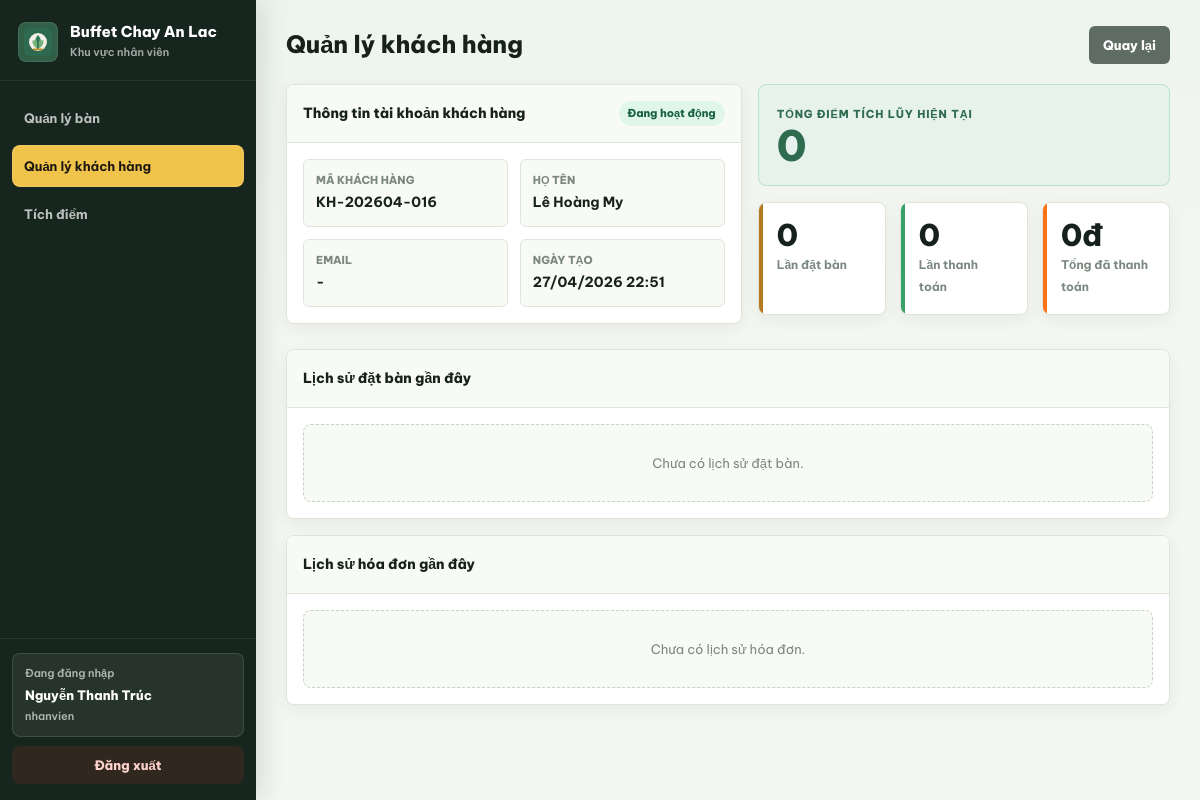
Screenshot of /buffet-chay/nhan-vien/khach-hang/chi-tiet/KH-202604-016 (signed in) with the database file from the repository.
### tables this page shows
CREATE TABLE `khach_tai_khoan` (
  `id_khach_tai_khoan` nvarchar(30) NOT NULL,
  `ten_dang_nhap` varchar(50) default NULL,
  `mat_khau` varchar(255) default NULL,
  `vai_tro` enum('khach') NOT NULL default 'khach',
  `dang_hoat_dong` tinyint(1) NOT NULL default '1',
  `ho_ten` varchar(100) NOT NULL,
  `email` varchar(100) default NULL,
  `so_dien_thoai` varchar(20) NOT NULL,
  `diem_tich_luy` int(11) NOT NULL default '0',
  `ngay_tao` timestamp NOT NULL default CURRENT_TIMESTAMP,
  PRIMARY KEY (`id_khach_tai_khoan`),
  UNIQUE KEY `uq_khach_ten_dang_nhap` (`ten_dang_nhap`),
  UNIQUE KEY `uq_khach_so_dien_thoai` (`so_dien_thoai`)
);

### app/views/nhanvien/khachhang/detail.php (the view, shortened to what the rows shown need)
<?php
$nhanVien = isset($nhanVien) ? $nhanVien : (isset($_SESSION['nguoi_dung']) ? $_SESSION['nguoi_dung'] : array());
$tenNhanVien = isset($nhanVien['ho_ten']) && $nhanVien['ho_ten'] !== ''
    ? $nhanVien['ho_ten']
    : (isset($nhanVien['ten_dang_nhap']) ? $nhanVien['ten_dang_nhap'] : 'Nhân viên');
$vaiTro = isset($nhanVien['vai_tro']) ? $nhanVien['vai_tro'] : '';
$chiTiet = isset($chiTiet) && is_array($chiTiet) ? $chiTiet : null;
$khach = $chiTiet ? $chiTiet['khach'] : null;
$thongKe = $chiTiet ? $chiTiet['thongKe'] : array();
$lichSuDatBan = $chiTiet ? $chiTiet['lichSuDatBan'] : array();
$lichSuHoaDon = $chiTiet ? $chiTiet['lichSuHoaDon'] : array();
function khct_e($value)
{
    return htmlspecialchars((string)$value, ENT_QUOTES, 'UTF-8');
}
function khct_ngay($value)
{
    $ts = strtotime($value);
    return $ts ? date('d/m/Y H:i', $ts) : khct_e($value);
}
function khct_tien($value)
{
    return number_format((int)$value, 0, ',', '.') . 'đ';
}
?>
<!DOCTYPE html>
<html lang="vi">
<head>
    <link rel="stylesheet" href="<?php echo BASE_URL; ?>/public/assets/css/nhanvien/dashboard.css?v=<?php echo filemtime(dirname(__FILE__) . '/../../../../public/assets/css/nhanvien/dashboard.css'); ?>">
</head>
<body>
    <div class="app-shell">
        <aside class="sidebar">
            <div class="sidebar-brand">
                <img class="brand-mark" src="<?php echo BASE_URL; ?>/public/assets/icons/pwa-icon.svg" alt="<?php echo khct_e(APP_NAME); ?>">
                <div>
                    <h1><?php echo APP_NAME; ?></h1>
                    <span>Khu vực nhân viên</span>
                </div>
            </div>
            <nav class="side-nav">
                <a class="side-link" href="<?php echo BASE_URL; ?>/nhan-vien/tong-quan?tab=dat-ban">
                    <span>Quản lý bàn</span>
                </a>
                <a class="side-link active" href="<?php echo BASE_URL; ?>/nhan-vien/khach-hang">
                    <span>Quản lý khách hàng</span>
                </a>
                <a class="side-link" href="<?php echo BASE_URL; ?>/nhan-vien/tich-diem">
                    <span>Tích điểm</span>
                </a>
            </nav>
            <div class="sidebar-footer">
                <div class="user-card">
                    <span>Đang đăng nhập</span>
                    <strong><?php echo khct_e($tenNhanVien); ?></strong>
                    <?php if ($vaiTro !== ''): ?>
                        <small><?php echo khct_e($vaiTro); ?></small>
                    <?php endif; ?>
                </div>
                <a class="logout-link" href="<?php echo BASE_URL; ?>/dang-xuat">Đăng xuất</a>
            </div>
        </aside>
        <main class="main-area">
            <section class="staff-section active">
                <div class="page-topbar">
                    <h2>Quản lý khách hàng</h2>
                    <a class="btn secondary" href="<?php echo BASE_URL; ?>/nhan-vien/khach-hang">Quay lại</a>
                </div>
                <?php if (!$chiTiet): ?>
                    <div class="panel">
                        <div class="panel-body">
                            <div class="empty-state">Không tìm thấy khách hàng <?php echo khct_e(isset($idKhachHang) ? $idKhachHang : ''); ?>.</div>
                        </div>
                    </div>
                <?php else: ?>
                    <div class="detail-grid">
                        <div class="panel">
                            <div class="panel-head">
                                <h2>Thông tin tài khoản khách hàng</h2>
                                <?php if ((int)$khach['dang_hoat_dong'] === 1): ?>
                                    <span class="badge ok">Đang hoạt động</span>
                                <?php else: ?>
                                    <span class="badge muted">Ngừng hoạt động</span>
                                <?php endif; ?>
                            </div>
                            <div class="panel-body">
                                <div class="info-list">
                                    <div class="info-item"><span>Mã khách hàng</span><strong><?php echo khct_e($khach['id_khach_tai_khoan']); ?></strong></div>
                                    <div class="info-item"><span>Họ tên</span><strong><?php echo khct_e($khach['ho_ten']); ?></strong></div>
                                    <div class="info-item"><span>Email</span><strong><?php echo !empty($khach['email']) ? khct_e($khach['email']) : '-'; ?></strong></div>
                                    <div class="info-item"><span>Ngày tạo</span><strong><?php echo khct_ngay($khach['ngay_tao']); ?></strong></div>
                                </div>
                            </div>
                        </div>
                        <div>
                            <div class="points-box">
                                <span class="eyebrow">Tổng điểm tích lũy hiện tại</span>
                                <strong><?php echo number_format((int)$khach['diem_tich_luy'], 0, ',', '.'); ?></strong>
                            </div>
                            <div class="stats" style="grid-template-columns:repeat(3,minmax(0,1fr)); margin-top:16px;">
                                <div class="stat stat-orders"><strong><?php echo (int)$thongKe['so_lan_dat_ban']; ?></strong><span>Lần đặt bàn</span></div>
                                <div class="stat stat-empty"><strong><?php echo (int)$thongKe['so_lan_thanh_toan']; ?></strong><span>Lần thanh toán</span></div>
                                <div class="stat stat-busy"><strong><?php echo khct_tien($thongKe['tong_tien_da_thanh_toan']); ?></strong><span>Tổng đã thanh toán</span></div>
                            </div>
                        </div>
                    </div>
                    <div class="panel panel-gap">
                        <div class="panel-head">
                            <h2>Lịch sử đặt bàn gần đây</h2>
                        </div>
                        <?php if (empty($lichSuDatBan)): ?>
                            <div class="panel-body"><div class="empty-state">Chưa có lịch sử đặt bàn.</div></div>
                        <?php endif; ?>
                    </div>
                    <div class="panel panel-gap">
                        <div class="panel-head">
                            <h2>Lịch sử hóa đơn gần đây</h2>
                        </div>
                        <?php if (empty($lichSuHoaDon)): ?>
                            <div class="panel-body"><div class="empty-state">Chưa có lịch sử hóa đơn.</div></div>
                        <?php endif; ?>
                    </div>
                <?php endif; ?>
            </section>
        </main>
    </div>
</body>
</html>

### index.php (shortened to what the rows shown need)
<?php
require_once dirname(__FILE__) . '/app/core/CosoDuLieu.php';
require_once dirname(__FILE__) . '/app/models/MoHinhCo.php';
require_once dirname(__FILE__) . '/app/controllers/KhachHangNhanVienController.php';
$requestUri = $_SERVER['REQUEST_URI'];
$basePath   = parse_url(BASE_URL, PHP_URL_PATH);
$pathInfo = parse_url($requestUri, PHP_URL_PATH);
if (strlen($basePath) > 0 && strpos($pathInfo, $basePath) === 0) {
    $pathInfo = substr($pathInfo, strlen($basePath));
}
$uri = '/' . trim($pathInfo, '/');
$phuongThuc = $_SERVER['REQUEST_METHOD'];
$khop = false;
foreach ($routes as $route) {
    $routePhuongThuc = $route[0];
    $routeDuongDan   = $route[1];
    $tenPhuongThuc   = $route[3];
    $thamSoRoute      = array();
    if ($routePhuongThuc === $phuongThuc && $routeDuongDan === $uri) {
        $khop = true;
    } elseif ($routePhuongThuc === $phuongThuc && strpos($routeDuongDan, '{') !== false) {
        $pattern = preg_replace('/\\\{[^\/]+\\\}/', '([^/]+)', preg_quote($routeDuongDan, '#'));
        if (preg_match('#^' . $pattern . '$#', $uri, $matches)) {
            array_shift($matches);
            foreach ($matches as $match) {
                $thamSoRoute[] = rawurldecode($match);
            }
            $khop = true;
        }
    }
    if ($khop) {
        try {
            $ctrl = new $tenClass();
            call_user_func_array(array($ctrl, $tenPhuongThuc), $thamSoRoute);
        } catch (Exception $e) {
            header('HTTP/1.1 500 Internal Server Error');
            echo '<h1>500 - Loi may chu</h1>';
            echo '<p>' . htmlspecialchars($e->getMessage()) . '</p>';
        }
        break;
    }
}

### rows the page displays
khach_tai_khoan: id_khach_tai_khoan "KH-202604-016", ho_ten "Lê Hoàng My", ngay_tao "27/04/2026 22:51", diem_tich_luy "0", diem_tich_luy "0đ"

### other values shown
$thongKe['so_lan_dat_ban'] "0"
$thongKe['so_lan_thanh_toan'] "0"
